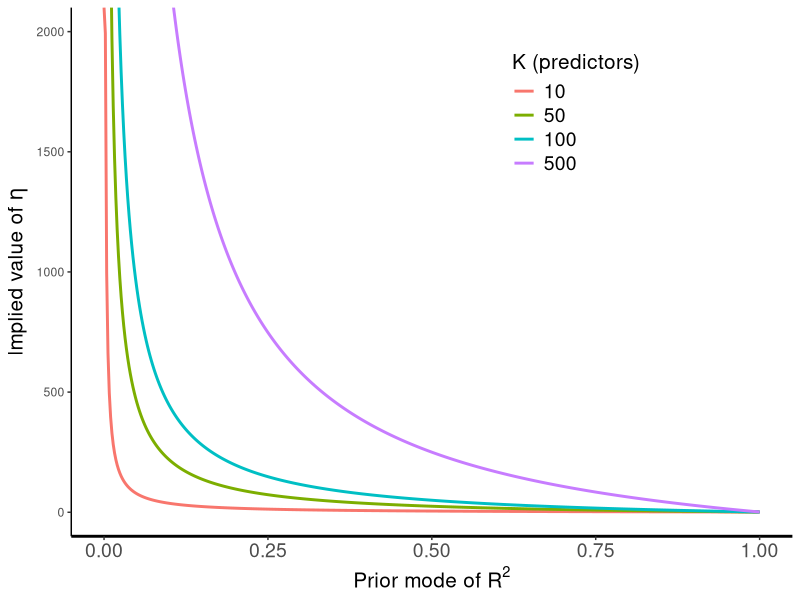
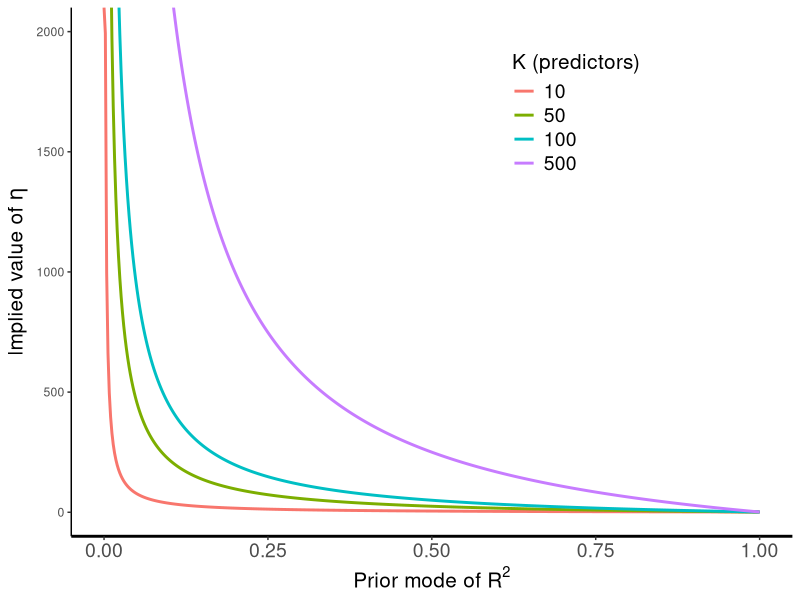

Write the R code that produced these figures, in order.
library(ggplot2)

# compute eta if loc is prior mode
eta_mode <- function(loc, K) (K/2 - 1  - loc * (K/2) + loc * 2) / loc

N <- 500
location <- rep(seq(0, 1, length.out = N), 4)
K <- rep(c(10,50,100,500), each = N)
eta <- eta_mode(location, K)

df <- data.frame(x = location, y = eta, K = factor(K))
ggplot(df, aes(x=x, y=y, color=K)) + 
  geom_line(size = 1) + 
  xlab(expression(paste("Prior mode of ", R^2))) + 
  ylab(expression(paste("Implied value of ", eta))) + 
  coord_cartesian(xlim = c(0, 1), ylim = c(0, 2000)) +
  scale_color_discrete(name = "K (predictors)") +
  theme_classic() +
  theme(legend.position = c(.7, 0.8),
        legend.text = element_text(size = 14),
        legend.title = element_text(size = 15),
        axis.line.y = element_line(size = 0.5),
        axis.text.x = element_text(size = 14), 
        axis.line.x = element_line(size = 1), 
        axis.title = element_text(size = 15))

ggsave("fig/eta_vs_location_plot.pdf", w = 7, h = 3.5)
